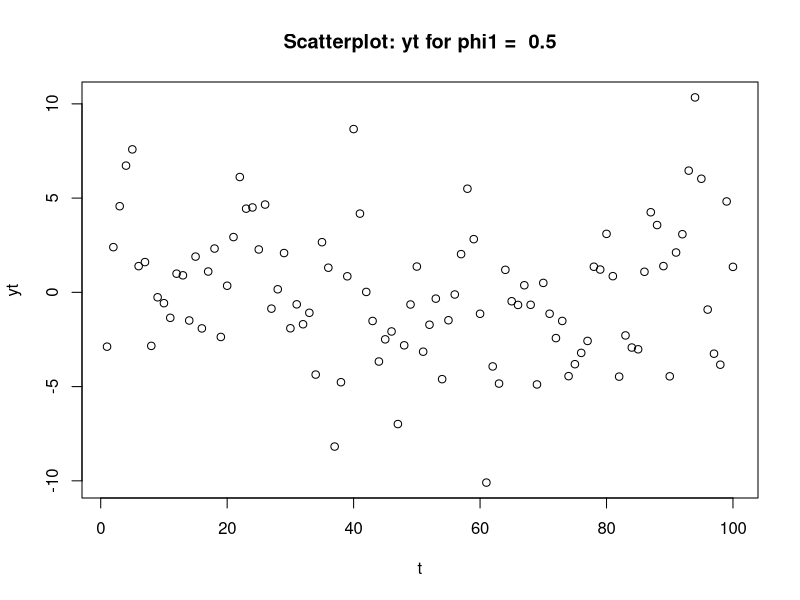
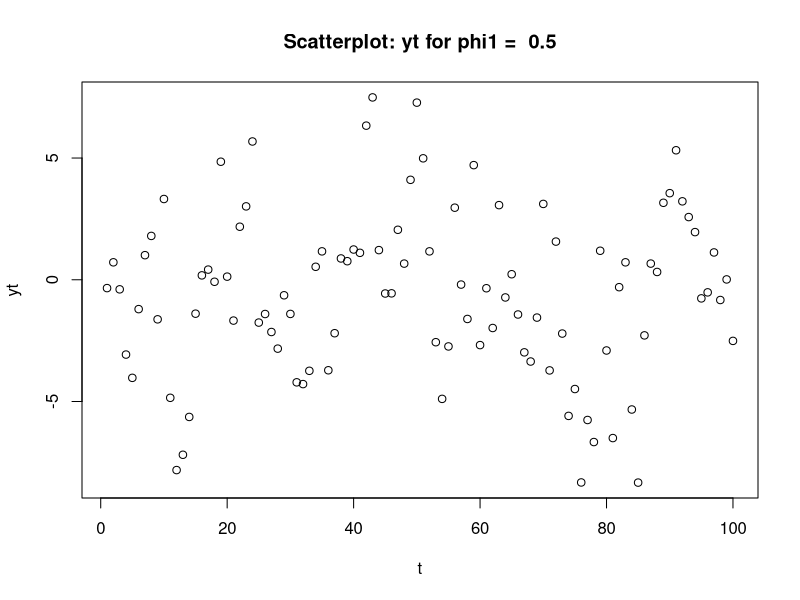
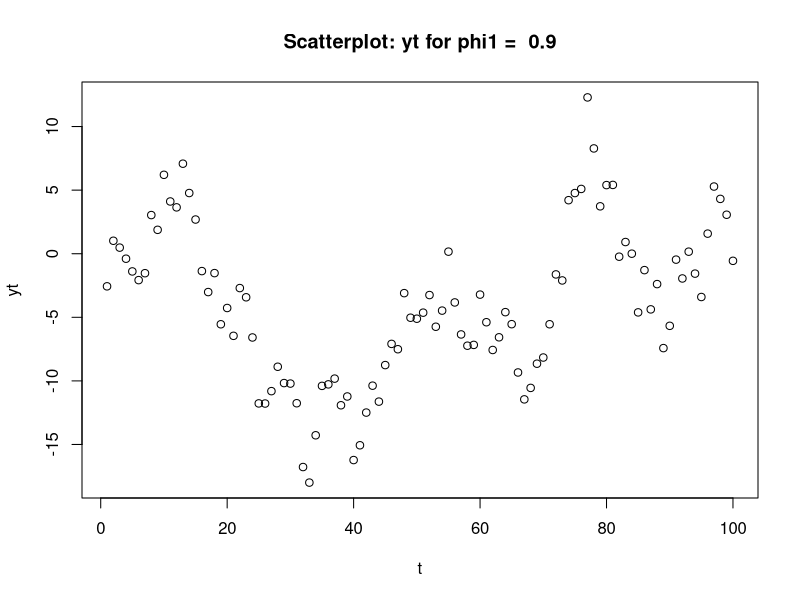
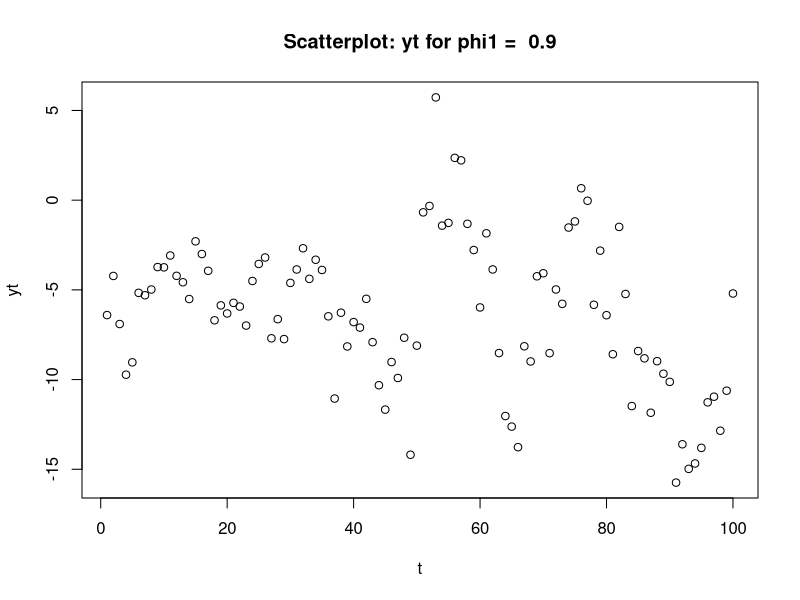
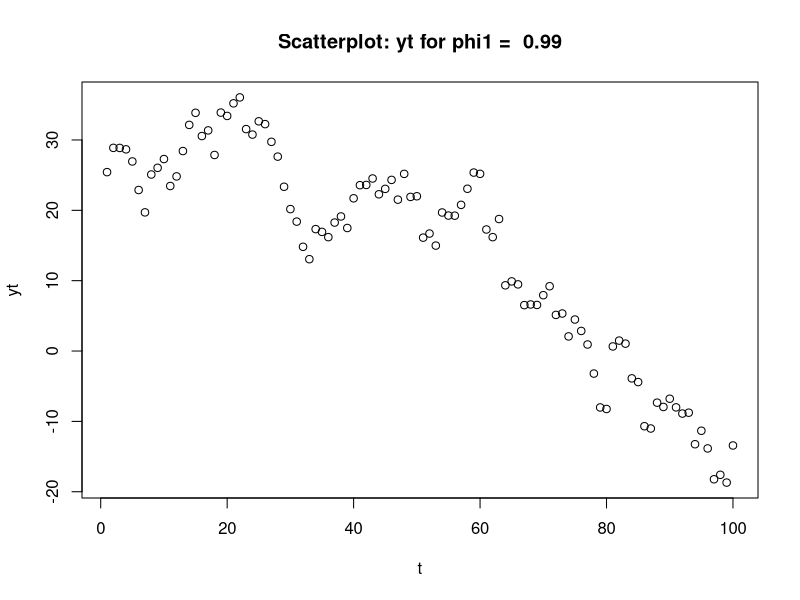
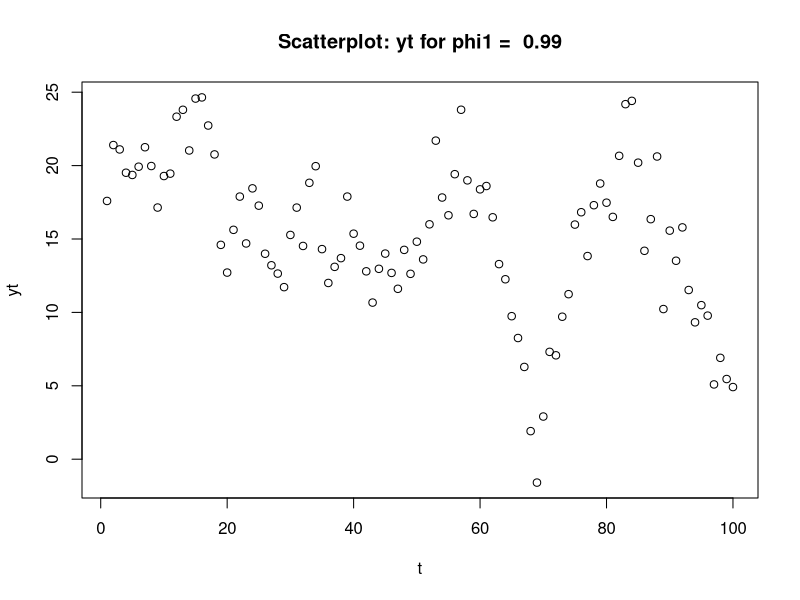
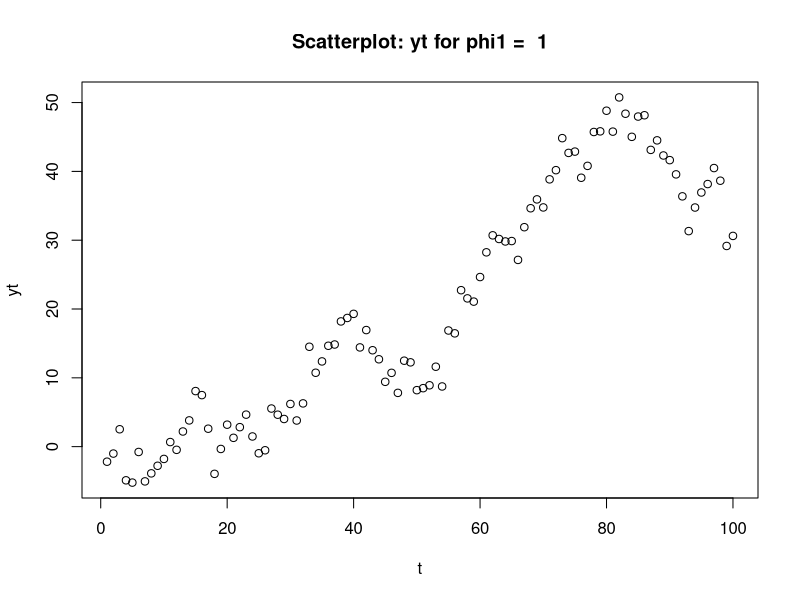
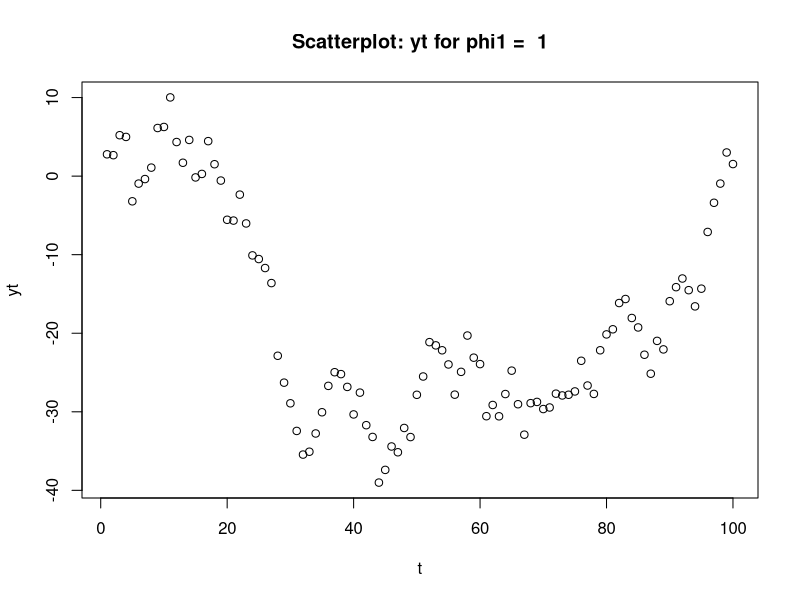

R code for these plots, in order: (Note: this script raises an error after producing the figures.)
library(dplyr)

###-----Data Generating Process (DGP)---------------------------------

aplha = 0
beta = 0
phi2 = 0
mean_e = 0
sigma_e =  3

y0 = 0 #only if phi1=1
phi <- c(0.5, 0.9, 0.99, 1) #use phi1=phi for each cases

###---- OLS - ordinary least square estimaion ------------------------

ols <- function(depvar, indvar, res = NULL){
  y <- as.matrix(depvar)
  x <- cbind(1, indvar)
  
  beta <- (solve(t(x) %*% x)) %*% (t(x) %*% y) #compute ols estimates
  
  # st. error of beta_ols
  res_ols  <- data.frame(res = y - x %*% beta) 
  library(dplyr)
  res_ols <- res_ols %>% 
    dplyr::mutate(res_lag1 = lag(res))
  
  sigma_e2_ols <- sum(res_ols$res ^ 2)/(nrow(y) - ncol(x)) # df = n - k
  
  var_cov_ols <- sigma_e2_ols * (solve(t(x) %*% x))
  beta <- data.frame(parameter = c("Intercept", "Slope"), 
                     coefficient = beta, 
                     st.error = c(sqrt(var_cov_ols[1,1]), 
                                  sqrt(var_cov_ols[2,2]))) 
  
  # T-statistic for null hypothesis beta = 0
  beta <- beta %>%
    dplyr::mutate(t_stat = (coefficient/st.error))
  
  # Compile results for output
  
  ifelse(res == FALSE, 
         result <- list(estimates = beta, 
                        sigma_e2_ols = sigma_e2_ols),
         result <- list(estimates = beta, 
                        sigma_e2_ols = sigma_e2_ols, 
                        residuals_ols = res_ols))
  return(result)
}

###---- MLE - maximum likelihood estimation --------------------------

## Define Log-likelihood function

# Arguments: theta - vector of parameters as specied below
#               theta = (phi1_mle, alpha_mle, beta_mle, sigma_e_mle)

#            data - data.frame with dependant and independant vars 
#                 and their first lags (see DGP above)

loglikelihood <- function(theta, data){ 
  
  y <- data$y # vector of regressand/dependant variable
  ylag1 <- data$ylag1[-1] # first lag of y
  x <- cbind(data$i, data$t) # regressors i = column of 1s, t = trend variable
  xlag <- cbind(data$ilag1[-1], data$tlag1[-1]) # first lag of regressors
  
  # parameters
  phi1_mle <- (exp(theta[1]) - 1) / (exp(theta[1]) + 1)
  beta_mle <- theta[2:3]
  sigma_e2_mle <- (exp(theta[4]/2)) ^ 2 #transformed variance of epsilon
  
  # loglikelihood function of y with AR(1) errors and normal iid 
  # innovations epsilon (negative of loglikelihood for maximisation)
  u <- y - x %*% beta_mle
  ulag1 <- ylag1 - xlag %*% beta_mle
  
  - (- T/2*log(2 * pi) - T/2 * log(sigma_e2_mle) + 
       1/2 * log(1 - phi1_mle ^ 2) - 1/(2 * sigma_e2_mle) * (
         (1 - phi1_mle ^ 2) * (u[1]) ^ 2 + sum(
           (u[-1] - phi1_mle * (ulag1)) ^ 2)
       )
  )
}


mle <- function(loglikelihood, data, ols_est){
  
  ## Use OLS for initial conditions
  theta <- c(ols_est$phi1_ols$coefficient, ols_est$beta_ols$coefficient, 
             ols_est$sigma_e2_ols)
  
  ## Optimisation [using ols estimates as initial conditions]
  mle <- optim(par = theta, 
               fn = loglikelihood, data = data, 
               method = "BFGS")
  
  r_theta <- matrix(
    c(2 * exp(mle$par[1])/(exp(mle$par[1]) + 1) ^ 2, rep(0,4), 1, 
    rep(0,4), 1, rep(0,4), exp(mle$par[4])), 4, 4
  )
  
  library(numDeriv)
  hessian <- hessian(func = loglikelihood, x = mle$par, data = data)
  
  # covariance matrix using delta method
  var_mle <- r_theta %*% solve(hessian)  %*% t(r_theta)
  
  #Storing the results and transforming phi1 and sigma_e2 from theta
  
  result = list(beta_mle = data.frame(
    parameter = c("Intercept","Slope"), coefficient = mle$par[2:3], 
    st.error = c(sqrt(var_mle[2,2]),sqrt(var_mle[3,3])), 
    t_stat = c(mle$par[2]/sqrt(var_mle[2,2]), 
               mle$par[3]/sqrt(var_mle[3,3]))), 
    phi1_mle = data.frame(parameter = "Slope", 
                          coefficient = (exp(mle$par[1]) - 1)/
                            (exp(mle$par[1]) + 1), 
                          st.error = sqrt(var_mle[1,1]), 
                          t_stat = mle$par[1]/sqrt(var_mle[1,1])), 
    sigma_e2_mle = (exp(mle$par[4]/2)) ^ 2)
  
  return(result)
  
}

###----SIMULATION-----------------------------------------------------

# R = No. of replications and T = sample size

simulation <- function(R, T){

  phi <- c(0.5, 0.9, 0.99, 1) #use phi1=phi for each cases
  
  # declaring lists for output
  null <- data.frame(phi1 = rep(0,R), st.error = rep(0,R), 
                     t_stat = rep(0,R))
  
  phi1_ols_sim <- list(phi1=null, phi2=null, phi3=null, phi4=null)
  names(phi1_ols_sim) <- paste0("phi_", phi[1:4])
  
  alpha_mle_sim <- list(phi1=null, phi2=null, phi3=null, phi4=null)
  names(alpha_mle_sim) <- paste0("phi_", phi[1:4])
  
  beta_mle_sim <- list(phi1=null, phi2=null, phi3=null, phi4=null)
  names(beta_mle_sim) <- paste0("phi_", phi[1:4])
  
  phi1_mle_sim <- list(phi1=null, phi2=null, phi3=null, phi4=null)
  names(phi1_mle_sim) <- paste0("phi_", phi[1:4])
  
  # Simulation
  
  for (i in 1:4){
    
    phi1 <- phi[i] # defining value of phi1
  
    for (r in 1:R){
      
      ## Replications of data
      data <- data.frame(epsilon = rnorm(T, mean = mean_e, 
                                         sd = sigma_e), 
                         i = rep(1,T), t = 1:T)
      
      y <- NULL
      
      for (t in 1:T) {
        ifelse(t == 1,
               ifelse(abs(phi1) < 1, 
                      y[t] <- rnorm(1, mean = 0, 
                                    sd = sqrt((sigma_e^2)/(1-phi1^2))),
                      y[t] <- c(phi1 * y0 + data$epsilon[t])),
               y[t] <- c(phi1 * y[as.numeric(t - 1)] + data$epsilon[t]))
      }
      
      data <- data.frame(data, y)
      
      # calcuating first lags of dependant and independant variables
      
      data <- data %>% 
        dplyr::mutate(ilag1 = lag(i), tlag1 = lag(t), ylag1 = lag(y))
      
      ## OLS
      ols_est <- ols(data$y, data$t, res = TRUE)
      phi1_ols <- ols(ols_est$residuals_ols$res[-1], 
                      ols_est$residuals_ols$res_lag1[-1], res = FALSE)
      ols_est <- list(beta_ols = ols_est$estimates, 
                      phi1_ols = phi1_ols$estimates[2,], 
                      sigma_e2_ols = ols_est$sigma_e2_ols)
      
      # Saving OLS estimate of phi1 for this replication
      
      phi1_ols_sim[[i]]$phi1[r] <- phi1_ols$estimates$coefficient[2] 
      phi1_ols_sim[[i]]$st.error[r] <- phi1_ols$estimates$st.error[2]
      phi1_ols_sim[[i]]$t_stat[r] <- phi1_ols$estimates$t_stat[2]
      
      
      ## MLE
      mle_est <- mle(loglikelihood = loglikelihood, data = data, 
                     ols_est = ols_est)
      
      # Saving MLE estimate of alpha
      alpha_mle_sim[[i]]$phi1[r] <- mle_est$beta_mle$coefficient[1] 
      alpha_mle_sim[[i]]$st.error[r] <- mle_est$beta_mle$st.error[1]
      alpha_mle_sim[[i]]$t_stat[r] <- mle_est$beta_mle$t_stat[1]
      
      # Saving MLE estimate of beta
      beta_mle_sim[[i]]$phi1[r] <- mle_est$beta_mle$coefficient[2] 
      beta_mle_sim[[i]]$st.error[r] <- mle_est$beta_mle$st.error[2]
      beta_mle_sim[[i]]$t_stat[r] <- mle_est$beta_mle$t_stat[2]
      
      # Saving MLE estimate of phi
      phi1_mle_sim[[i]]$phi1[r] <- mle_est$phi1_mle$coefficient[1] 
      phi1_mle_sim[[i]]$st.error[r] <- mle_est$phi1_mle$st.error[1]
      phi1_mle_sim[[i]]$t_stat[r] <- mle_est$phi1_mle$t_stat[1]
      
    }
  }
  
  return(list(phi1_ols_sim = phi1_ols_sim, 
              alpha_mle_sim = alpha_mle_sim, 
              beta_mle_sim = beta_mle_sim, 
              phi1_mle_sim = phi1_mle_sim))
}

###---- Sample  200: tables & graphs ---------------------------
# 3.2.1

T = 100

phi1_ols_3.2 <- data.frame(Phi_1 = rep(0,4), coefficient = rep(0,4), 
                           st.dev = rep(0,4), t_stat = rep(0,4))
phi1_mle_3.2 <- data.frame(Phi_1 = rep(0,4), coefficient = rep(0,4), 
                           st.dev = rep(0,4), t_stat = rep(0,4))
alpha_mle_3.2 <- data.frame(Phi_1 = rep(0,4), coefficient = rep(0,4), 
                           st.dev = rep(0,4), t_stat = rep(0,4))
beta_mle_3.2 <- data.frame(Phi_1 = rep(0,4), coefficient = rep(0,4), 
                           st.dev = rep(0,4), t_stat = rep(0,4))

for (i in 1:4){
  
  phi1 <- phi[i] # defining value of phi1
  
  for (r in 1:2){
    
    ## Replications of data
    data <- data.frame(epsilon = rnorm(T, mean = mean_e, 
                                       sd = sigma_e), 
                       i = rep(1,T), t = 1:T)
    
    y <- NULL
    
    for (t in 1:T) {
      ifelse(t == 1,
             ifelse(abs(phi1) < 1, 
                    y[t] <- rnorm(1, mean = 0, 
                                  sd = sqrt((sigma_e^2)/(1-phi1^2))),
                    y[t] <- c(phi1 * y0 + data$epsilon[t])),
             y[t] <- c(phi1 * y[as.numeric(t - 1)] + data$epsilon[t]))
    }
    
    data <- data.frame(data, y)
    
    # calcuating first lags of dependant and independant variables
    
    data <- data %>% 
      dplyr::mutate(ilag1 = lag(i), tlag1 = lag(t), ylag1 = lag(y))
    
    mypath <- file.path(paste("yt_r_", r, "_phi1_", phi[i],".jpeg", sep = ""))
    jpeg(file = mypath)
    plot(data$t, data$y, xlab = "t", ylab = "yt",
         main = paste("Scatterplot: yt for phi1 = ", phi[i]))
    dev.off()
    
    # 3.2.2
    
    # OLS estimation using or function
    ols_est <- ols(depvar = data$y, indvar = data$t, res = TRUE)
    phi1_ols <- ols(depvar = ols_est$residuals_ols$res[-1], 
                    indvar = ols_est$residuals_ols$res_lag1[-1], 
                    res = FALSE)
    ols_est <- list(beta_ols = ols_est$estimates, 
                    phi1_ols = phi1_ols$estimates[2,], 
                    sigma_e2_ols = ols_est$sigma_e2_ols)
    
    # MLE estimation using our function
    mle_est <- mle(loglikelihood = loglikelihood, data = data, 
                   ols_est = ols_est)
  }
  
  # Saving the results for second replication
  phi1_ols_3.2[i,] <- c(paste("Phi1 = ", phi[i]),
                        round(phi1_ols$estimates$coefficient[2], 4), 
                        round(phi1_ols$estimates$st.error[2], 4), 
                        round(phi1_ols$estimates$t_stat[2], 4))
  phi1_mle_3.2[i,] <- c(paste("Phi1 = ", phi[i]),
                        round(mle_est$phi1_mle$coefficient[1], 4), 
                        round(mle_est$phi1_mle$st.error[1], 4), 
                        round(mle_est$phi1_mle$t_stat[1], 4))
  alpha_mle_3.2[i,] <- c(paste("Phi1 = ", phi[i]),
                         round(mle_est$beta_mle$coefficient[1], 4), 
                         round(mle_est$beta_mle$st.error[1], 4), 
                         round(mle_est$beta_mle$t_stat[1], 4))
  beta_mle_3.2[i,] <- c(paste("Phi1 = ", phi[i]),
                        round(mle_est$beta_mle$coefficient[2], 4), 
                        round(mle_est$beta_mle$st.error[2], 4), 
                        round(mle_est$beta_mle$t_stat[2], 4))
  
}

# 3.2.3

#sim_results_T_200 <- simulation(R = 500, T = 200)
#Results have been saved use load("simulation_results.RData") to load

# Tables

sample_size <- c(10, 80, 200, 320)

# SUMMARY STATISTICS PHI 1 OLS ESTIMATE
summary_phi1_ols <- data.frame(Phi_1 = rep(0,16), 
                               Sample_size = rep(0,16),
                               Mean = rep(0,16), 
                               St.dev = rep(0,16), 
                               Mean_Bias = rep(0,16),
                               RMSE = rep(0,16),
                               Quantile_5 = rep(0,16), 
                               Median = rep(0,16), 
                               Quantile_95 = rep(0,16))

j <- NULL

for (t in 1:4){
  ifelse(t == 1, j <- 1, ifelse(t == 2, j<-5, 
                                ifelse(t == 3, j <- 9, j <- 13)))
  
  for (i in 1:4){
    
    summary_phi1_ols[j,] <- c(paste("Phi1 = ", phi[i]), sample_size[t],
                              round(mean(sim_results_all[[t]]$
                                           phi1_ols_sim[[i]]$phi1), 4), 
                              round(sd(sim_results_all[[t]]$
                                         phi1_ols_sim[[i]]$phi1), 4),
                              round(mean(sim_results_all[[t]]$
                                           phi1_ols_sim[[i]]$phi1 - 
                                           phi[i]), 4),
                              round(sqrt(mean((sim_results_all[[t]]$
                                                 phi1_ols_sim[[i]]$phi1 - 
                                                 phi[i]) ^ 2)), 4),
                              round(quantile(sim_results_all[[t]]$
                                               phi1_ols_sim[[i]]$phi1, 
                                             0.05), 4),
                              round(median(sim_results_all[[t]]$
                                             phi1_ols_sim[[i]]$phi1), 4),
                              round(quantile(sim_results_all[[t]]$
                                               phi1_ols_sim[[i]]$phi1, 
                                             0.95), 4))
    j=j+1
  }
}
# SUMMARY STATISTICS PHI 1 MLE ESTIMATE

summary_phi1_mle <- data.frame(Phi_1 = rep(0,4), Mean = rep(0,4), 
                               St.dev = rep(0,4), 
                               Mean_Bias = rep(0,4),
                               RMSE = rep(0.4),
                               Quantile_5 = rep(0,4), 
                               Median = rep(0,4), 
                               Quantile_95 = rep(0,4))

for (i in 1:4){
  
  summary_phi1_mle[i,] <- c(paste("Phi1 = ", phi[i]), 
                            round(mean(sim_results_T_200$
                                         phi1_mle_sim[[i]]$phi1), 4), 
                            round(sd(sim_results_T_200$
                                       phi1_mle_sim[[i]]$phi1), 4),
                            round(mean(sim_results_T_200$
                                         phi1_mle_sim[[i]]$phi1 - 
                                         phi[i]), 4),
                            round(sqrt(mean((sim_results_T_200$
                                               phi1_mle_sim[[i]]$phi1 - 
                                               phi[i]) ^ 2)), 4),
                            round(quantile(sim_results_T_200$
                                             phi1_mle_sim[[i]]$phi1, 
                                           0.05), 4),
                            round(median(sim_results_T_200$
                                           phi1_mle_sim[[i]]$phi1), 4),
                            round(quantile(sim_results_T_200$
                                             phi1_mle_sim[[i]]$phi1, 
                                           0.95), 4))
}

# SUMMARY STATISTICS ALPHA MLE ESTIMATE
summary_alpha_mle <- data.frame(Phi_1 = rep(0,4), Mean = rep(0,4), 
                                St.dev = rep(0,4), 
                                Mean_Bias = rep(0,4),
                                RMSE = rep(0.4),
                                Quantile_5 = rep(0,4), 
                                Median = rep(0,4), 
                                Quantile_95 = rep(0,4))

for (i in 1:4){
  
  summary_alpha_mle[i,] <- c(paste("Phi1 = ", phi[i]), 
                            round(mean(sim_results_T_200$
                                         alpha_mle_sim[[i]]$phi1), 4), 
                            round(sd(sim_results_T_200$
                                       alpha_mle_sim[[i]]$phi1), 4),
                            round(mean(sim_results_T_200$
                                         alpha_mle_sim[[i]]$phi1 - 
                                         phi[i]), 4),
                            round(sqrt(mean((sim_results_T_200$
                                               alpha_mle_sim[[i]]$phi1 - 
                                               phi[i]) ^ 2)), 4),
                            round(quantile(sim_results_T_200$
                                             alpha_mle_sim[[i]]$phi1, 
                                           0.05), 4),
                            round(median(sim_results_T_200$
                                           alpha_mle_sim[[i]]$phi1), 4),
                            round(quantile(sim_results_T_200$
                                             alpha_mle_sim[[i]]$phi1, 
                                           0.95), 4))
}

# SUMMARY STATISTICS BETA MLE ESTIMATE
summary_beta_mle <- data.frame(Phi_1 = rep(0,4), Mean = rep(0,4), 
                               St.dev = rep(0,4), 
                               Mean_Bias = rep(0,4),
                               RMSE = rep(0.4),
                               Quantile_5 = rep(0,4), 
                               Median = rep(0,4), 
                               Quantile_95 = rep(0,4))

for (i in 1:4){
  
  summary_beta_mle[i,] <- c(paste("Phi1 = ", phi[i]), 
                             round(mean(sim_results_T_200$
                                          beta_mle_sim[[i]]$phi1), 4), 
                             round(sd(sim_results_T_200$
                                        beta_mle_sim[[i]]$phi1), 4),
                            round(mean(sim_results_T_200$
                                         beta_mle_sim[[i]]$phi1 - 
                                         phi[i]), 4),
                            round(sqrt(mean((sim_results_T_200$
                                               beta_mle_sim[[i]]$phi1 - 
                                               phi[i]) ^ 2)), 4),
                            round(quantile(sim_results_T_200$
                                             beta_mle_sim[[i]]$phi1, 
                                           0.05), 4),
                            round(median(sim_results_T_200$
                                           beta_mle_sim[[i]]$phi1), 4),
                            round(quantile(sim_results_T_200$
                                             beta_mle_sim[[i]]$phi1, 
                                           0.95), 4))
}


###---- Graphs ---------------------------

## Generating and saving the plots for T = 200

# alpha ML

y1 <- sim_results_T_200$alpha_mle_sim$phi_0.5$phi1
y2 <- sim_results_T_200$alpha_mle_sim$phi_0.9$phi1
y3 <- sim_results_T_200$alpha_mle_sim$phi_0.99$phi1
y4 <- sim_results_T_200$alpha_mle_sim$phi_1$phi1

xmax = 40
ymax = 0.47

jpeg('alpha_mle.jpg')

plot(density(y1), ylim = c(0,ymax), xlim = c(-xmax, xmax),
     type='l', xlab = "No. of Replications = 500",
     col='red', 
     main="Maximum Likelihood Estimate of alpha")
par(new = TRUE)
plot(density(y2), ylim = c(0,ymax), xlim = c(-xmax, xmax),
     axes = FALSE, xlab = "", ylab = "",
     type='l', 
     col='forestgreen', main = "")
par(new = TRUE)
plot(density(y3), ylim = c(0,ymax), xlim = c(-xmax, xmax),
     axes = FALSE, xlab = "", ylab = "",
     type='l', 
     col='darkblue', main = "")
par(new = TRUE)
plot(density(y4), ylim = c(0,ymax), xlim = c(-xmax, xmax),
     axes = FALSE, xlab = "", ylab = "",
     type='l', col='violetred', main = "")

legend("topright", legend = c(paste("Phi_1 = ", phi[1:4])), 
       col = c("red", "forestgreen", "darkblue", "violetred"), 
       cex = 0.8, text.font = 4, lty = 1, y.intersp = 1, 
       text.width = 20)

dev.off()

# beta ML

y1 <- sim_results_T_200$beta_mle_sim$phi_0.5$phi1
y2 <- sim_results_T_200$beta_mle_sim$phi_0.9$phi1
y3 <- sim_results_T_200$beta_mle_sim$phi_0.99$phi1
y4 <- sim_results_T_200$beta_mle_sim$phi_1$phi1

xmax = 0.7
ymax = 20

jpeg('beta_mle.jpg')

plot(density(y1), ylim = c(0,ymax), xlim = c(-xmax, xmax),
     type='l', xlab = "No. of Replications = 500",
     col='red', 
     main="Maximum Likelihood Estimate of beta")
par(new = TRUE)
plot(density(y2), ylim = c(0,ymax), xlim = c(-xmax, xmax),
     axes = FALSE, xlab = "", ylab = "",
     type='l', 
     col='forestgreen', main = "")
par(new = TRUE)
plot(density(y3), ylim = c(0,ymax), xlim = c(-xmax, xmax),
     axes = FALSE, xlab = "", ylab = "",
     type='l', 
     col='darkblue', main = "")
par(new = TRUE)
plot(density(y4), ylim = c(0,ymax), xlim = c(-xmax, xmax),
     axes = FALSE, xlab = "", ylab = "",
     type='l', col='violetred', main = "")

legend("topright", legend = c(paste("Phi_1 = ", phi[1:4])), 
       col = c("red", "forestgreen", "darkblue", "violetred"), 
       cex = 0.8, text.font = 4, lty = 1, y.intersp = 1, 
       text.width = 0.3)

dev.off()

# phi1 ML

y1 <- sim_results_T_200$phi1_mle_sim$phi_0.5$phi1
y2 <- sim_results_T_200$phi1_mle_sim$phi_0.9$phi1
y3 <- sim_results_T_200$phi1_mle_sim$phi_0.99$phi1
y4 <- sim_results_T_200$phi1_mle_sim$phi_1$phi1

xmax = 1
ymax = 15

jpeg('phi1_mle.jpg')

plot(density(y1), ylim = c(0,ymax), xlim = c(0, xmax),
     type='l', xlab = "No. of Replications = 500",
     col='red', 
     main="Maximum Likelihood Estimate of Phi 1")
par(new = TRUE)
plot(density(y2), ylim = c(0,ymax), xlim = c(0, xmax),
     axes = FALSE, xlab = "", ylab = "",
     type='l', 
     col='forestgreen', main = "")
par(new = TRUE)
plot(density(y3), ylim = c(0,ymax), xlim = c(0, xmax),
     axes = FALSE, xlab = "", ylab = "",
     type='l', 
     col='darkblue', main = "")
par(new = TRUE)
plot(density(y4), ylim = c(0,ymax), xlim = c(0, xmax),
     axes = FALSE, xlab = "", ylab = "",
     type='l', col='violetred', main = "")

legend("topleft", legend = c(paste("Phi_1 = ", phi[1:4])), 
       col = c("red", "forestgreen", "darkblue", "violetred"), 
       cex = 0.8, text.font = 4, lty = 1, y.intersp = 1, 
       text.width = 0.2)

dev.off()

# phi1 OLS

y1 <- sim_results_T_200$phi1_ols_sim$phi_0.5$phi1
y2 <- sim_results_T_200$phi1_ols_sim$phi_0.9$phi1
y3 <- sim_results_T_200$phi1_ols_sim$phi_0.99$phi1
y4 <- sim_results_T_200$phi1_ols_sim$phi_1$phi1

xmax = 1
ymax = 15

jpeg('phi1_ols.jpg')

plot(density(y1), ylim = c(0,ymax), xlim = c(0, xmax),
     type='l', xlab = "No. of Replications = 500",
     col='red', 
     main="Ordinary Least Square Estimate of Phi 1")
par(new = TRUE)
plot(density(y2), ylim = c(0,ymax), xlim = c(0, xmax),
     axes = FALSE, xlab = "", ylab = "",
     type='l', 
     col='forestgreen', main = "")
par(new = TRUE)
plot(density(y3), ylim = c(0,ymax), xlim = c(0, xmax),
     axes = FALSE, xlab = "", ylab = "",
     type='l', 
     col='darkblue', main = "")
par(new = TRUE)
plot(density(y4), ylim = c(0,ymax), xlim = c(0, xmax),
     axes = FALSE, xlab = "", ylab = "",
     type='l', col='violetred', main = "")

legend("topleft", legend = c(paste("Phi_1 = ", phi[1:4])), 
       col = c("red", "forestgreen", "darkblue", "violetred"), 
       cex = 0.8, text.font = 4, lty = 1, y.intersp = 1, 
       text.width = 0.2)

dev.off()


###---- QQ plots ---------------------------

# for phi1 = 0.5

jpeg('qqplot_phi1_ols_for_phi0.5.jpg')
qqnorm(sim_results_T_200$phi1_ols_sim$phi_0.5$phi1, 
       main = "OLS estimate of Phi 1 for phi1 = 0.5")
qqline(sim_results_T_200$phi1_ols_sim$phi_0.5$phi1)

jpeg('qqplot_phi1_mle_for_phi0.5.jpg')
qqnorm(sim_results_T_200$phi1_mle_sim$phi_0.5$phi1,
       main = "ML estimate of Phi 1 for phi1 = 0.5")
qqline(sim_results_T_200$phi1_mle_sim$phi_0.5$phi1)

jpeg('qqplot_alpha_mle_for_phi0.5.jpg')
qqnorm(sim_results_T_200$alpha_mle_sim$phi_0.5$phi1, 
       main = "ML estimate of alpha for phi1 = 0.5")
qqline(sim_results_T_200$alpha_mle_sim$phi_0.5$phi1)

jpeg('qqplot_beta_mle_for_phi0.5.jpg')
qqnorm(sim_results_T_200$beta_mle_sim$phi_0.5$phi1, 
       main = "ML estimate of alpha for phi1 = 0.5")
qqline(sim_results_T_200$beta_mle_sim$phi_0.5$phi1)

# for phi1 = 0.9

jpeg('qqplot_phi1_ols_for_phi0.9.jpg')
qqnorm(sim_results_T_200$phi1_ols_sim$phi_0.9$phi1, 
       main = "OLS estimate of Phi 1 for phi1 = 0.9")
qqline(sim_results_T_200$phi1_ols_sim$phi_0.9$phi1)

jpeg('qqplot_phi1_mle_for_phi0.9.jpg')
qqnorm(sim_results_T_200$phi1_mle_sim$phi_0.9$phi1, 
       main = "ML estimate of phi 1 for phi1 = 0.9")
qqline(sim_results_T_200$phi1_mle_sim$phi_0.9$phi1)

jpeg('qqplot_alpha_mle_for_phi0.9.jpg')
qqnorm(sim_results_T_200$alpha_mle_sim$phi_0.9$phi1, 
       main = "ML estimate of alpha for phi1 = 0.9")
qqline(sim_results_T_200$alpha_mle_sim$phi_0.9$phi1)

jpeg('qqplot_beta_mle_for_phi0.9.jpg')
qqnorm(sim_results_T_200$beta_mle_sim$phi_0.9$phi1, 
       main = "ML estimate of beta for phi1 = 0.9")
qqline(sim_results_T_200$beta_mle_sim$phi_0.9$phi1)

# for phi1 = 0.99

jpeg('qqplot_phi1_ols_for_phi0.99.jpg')
qqnorm(sim_results_T_200$phi1_ols_sim$phi_0.99$phi1, 
       main = "OLS estimate of Phi 1 for phi1 = 0.99")
qqline(sim_results_T_200$phi1_ols_sim$phi_0.99$phi1)

jpeg('qqplot_phi1_mle_for_phi0.99.jpg')
qqnorm(sim_results_T_200$phi1_mle_sim$phi_0.99$phi1, 
       main = "ML estimate of phi 1 for phi1 = 0.99")
qqline(sim_results_T_200$phi1_mle_sim$phi_0.99$phi1)

jpeg('qqplot_alpha_mle_for_phi0.99.jpg')
qqnorm(sim_results_T_200$alpha_mle_sim$phi_0.99$phi1, 
       main = "ML estimate of alpha for phi1 = 0.99")
qqline(sim_results_T_200$alpha_mle_sim$phi_0.99$phi1)

jpeg('qqplot_beta_mle_for_phi0.99.jpg')
qqnorm(sim_results_T_200$beta_mle_sim$phi_0.99$phi1, 
       main = "ML estimate of beta for phi1 = 0.99")
qqline(sim_results_T_200$beta_mle_sim$phi_0.99$phi1)

# for phi1 = 1

jpeg('qqplot_phi1_ols_for_phi1.jpg')
qqnorm(sim_results_T_200$phi1_ols_sim$phi_1$phi1, 
       main = "OLS estimate of Phi 1 for phi1 = 1")
qqline(sim_results_T_200$phi1_ols_sim$phi_1$phi1)

jpeg('qqplot_phi1_mle_for_phi1.jpg')
qqnorm(sim_results_T_200$phi1_mle_sim$phi_1$phi1, 
       main = "ML estimate of Phi 1 for phi1 = 1")
qqline(sim_results_T_200$phi1_mle_sim$phi_1$phi1)

jpeg('qqplot_alpha_mle_for_phi1.jpg')
qqnorm(sim_results_T_200$alpha_mle_sim$phi_1$phi1, 
       main = "ML estimate of alpha for phi1 = 1")
qqline(sim_results_T_200$alpha_mle_sim$phi_1$phi1)

jpeg('qqplot_beta_mle_for_phi1.jpg')
qqnorm(sim_results_T_200$beta_mle_sim$phi_1$phi1, 
       main = "ML estimate of beta for phi1 = 1")
qqline(sim_results_T_200$beta_mle_sim$phi_1$phi1)

dev.off()

###----Simulating other sample sizes----------------------------------

#sim_results_T_10 <- simulation(R = 500, T = 10)
#sim_results_T_80 <- simulation(R = 500, T = 80)
#sim_results_T_320 <- simulation(R = 500, T = 320)

##Saving results of simulations with all sample size

#save(sim_results_T_10, sim_results_T_80, sim_results_T_200, 
#     sim_results_T_320, file="simulation_results.RData")

#load("simulation_results.RData")